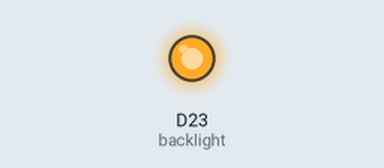
Bench run of a program on a simulated CircuitPython board. Parts: output pins drawn as LEDs (lit = HIGH). At 30.0 s the program ends and the board releases its pins; the recording ends there.

Above: at 0.1 s.
Timing chart, 0 to 30.0 s (numbered marks = the images above):
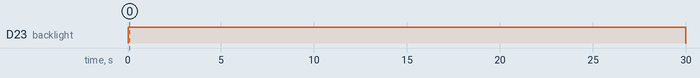

The program:

testBacklight.py
```python
import digitalio
import board
import time

# Turn on the Backlight
backlight = digitalio.DigitalInOut(board.D23)
backlight.switch_to_output()
backlight.value = True
time.sleep(30)

backlight.value = False
```

Measured:
- by itself, D23 (backlight): LOW → HIGH at 0.00 s, → LOW 30.0 s later
